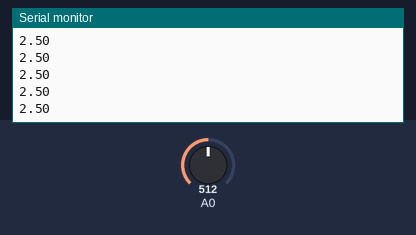
The sketch below on a simulated Arduino Uno, built with avr-gcc and run on an emulated ATmega328P. Parts: the last lines printed to the serial monitor. The inputs (shaded band) are chosen by the test bench; at power-on: A0 = 512.

Above: at 1.2 s.
1.3 s: A0 set to 716
At 1.8 s:
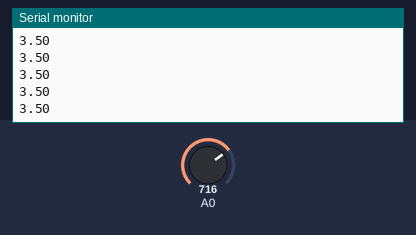
2.8 s: A0 set to 900
At 3.8 s:
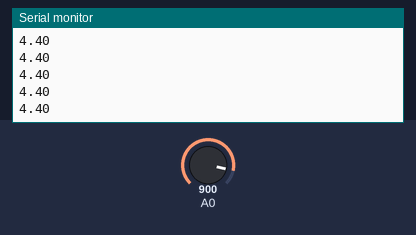
Timing chart, 0 to 5.8 s (numbered marks = the images above; inputs shaded):
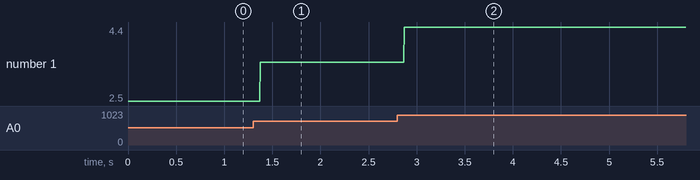

The sketch:

exquisite_elzing_fulffy1.ino
```cpp
 // C++ code
//
void setup()
{
  Serial.begin(9600);
}

void loop()
{
  int measuredNum = analogRead(A0);
  float measuredVolt = 0.00488758553 * measuredNum;
  Serial.println(measuredVolt);
}
```

Measured:
- after the input at 1.3 s, the serial monitor: prints a new line after 0.07 s (image 1)
- after the input at 2.8 s, the serial monitor: prints a new line after 0.07 s (image 2)
- plotted number 1: 2.5 → 3.5 after the input at 1.3 s, 3.5 → 4.4 after the input at 2.8 s
